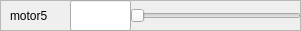
         <widget class="QFrame" name="frame_16">
          <property name="geometry">
           <rect>
            <x>0</x>
            <y>390</y>
            <width>301</width>
            <height>31</height>
           </rect>
          </property>
          <property name="frameShape">
           <enum>QFrame::StyledPanel</enum>
          </property>
          <property name="frameShadow">
           <enum>QFrame::Raised</enum>
          </property>
          <widget class="QSlider" name="motor5">
           <property name="geometry">
            <rect>
             <x>130</x>
             <y>0</y>
             <width>171</width>
             <height>31</height>
            </rect>
           </property>
           <property name="minimum">
            <number>-50</number>
           </property>
           <property name="maximum">
            <number>50</number>
           </property>
           <property name="value">
            <number>-50</number>
           </property>
           <property name="orientation">
            <enum>Qt::Horizontal</enum>
           </property>
          </widget>
          <widget class="QLabel" name="label_15">
           <property name="geometry">
            <rect>
             <x>10</x>
             <y>0</y>
             <width>91</width>
             <height>31</height>
            </rect>
           </property>
           <property name="text">
            <string>motor5</string>
           </property>
          </widget>
          <widget class="QFrame" name="frame_17">
           <property name="geometry">
            <rect>
             <x>40</x>
             <y>30</y>
             <width>301</width>
             <height>31</height>
            </rect>
           </property>
           <property name="frameShape">
            <enum>QFrame::StyledPanel</enum>
           </property>
           <property name="frameShadow">
            <enum>QFrame::Raised</enum>
           </property>
           <widget class="QSlider" name="horizontalSlider_10">
            <property name="geometry">
             <rect>
              <x>70</x>
              <y>0</y>
              <width>231</width>
              <height>31</height>
             </rect>
            </property>
            <property name="orientation">
             <enum>Qt::Horizontal</enum>
            </property>
           </widget>
           <widget class="QLabel" name="label_16">
            <property name="geometry">
             <rect>
              <x>10</x>
              <y>0</y>
              <width>91</width>
              <height>31</height>
             </rect>
            </property>
            <property name="text">
             <string>motor0</string>
            </property>
           </widget>
          </widget>
          <widget class="QLineEdit" name="setPoint_motor5">
           <property name="geometry">
            <rect>
             <x>70</x>
             <y>0</y>
             <width>61</width>
             <height>31</height>
            </rect>
           </property>
           <property name="readOnly">
            <bool>true</bool>
           </property>
          </widget>
         </widget>
